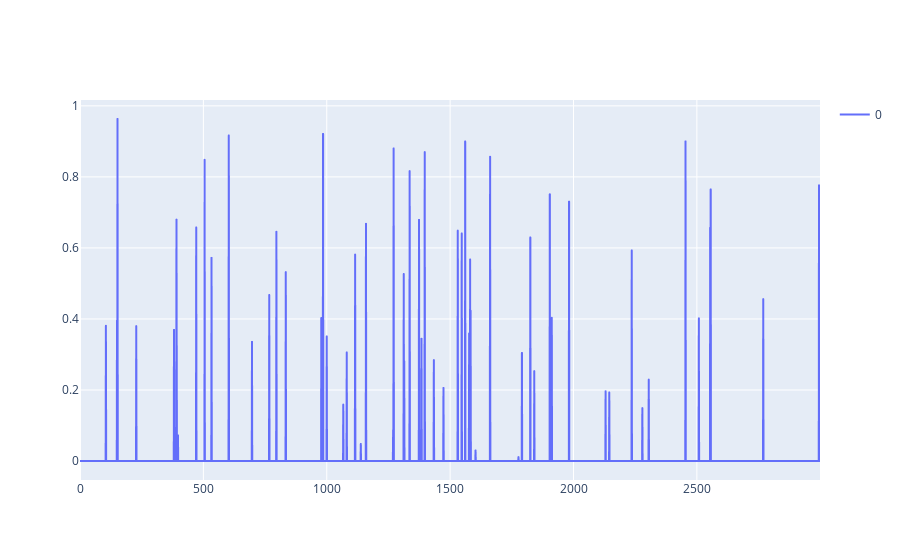

Notebook code cell kept with this figure:
### Code cell
util.plotting(generator.datasets.U_[:control_size].T)

### Figure 1 — Plotly figure (JSON) as saved in the notebook; plotly's stock layout.template omitted (floating-point values rounded to 4 significant figures; data arrays with more than 128 entries replaced by an {"elided": "..."} marker saying what was removed)
{"data": [{"hovertemplate": "variable=0<br>index=%{x}<br>value=%{y}<extra></extra>", "legendgroup": "0", "line": {"color": "#636efa", "dash": "solid"}, "marker": {"symbol": "circle"}, "mode": "lines", "name": "0", "showlegend": true, "type": "scattergl", "x": {"elided": "3000 int values"}, "xaxis": "x", "y": {"elided": "3000 float values"}, "yaxis": "y"}], "layout": {"title": {}}}
